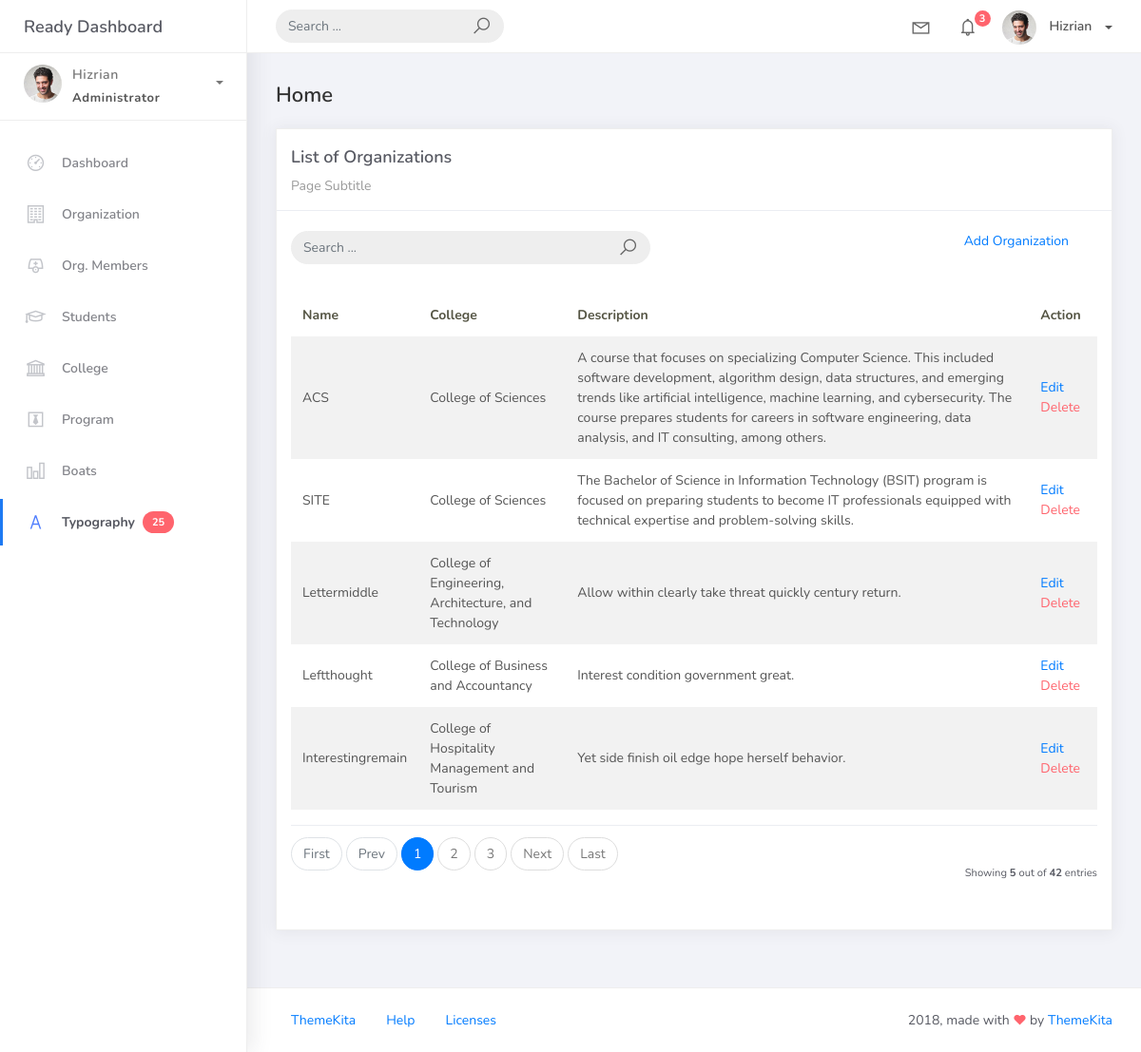
Before: /organization_list with the older database file.
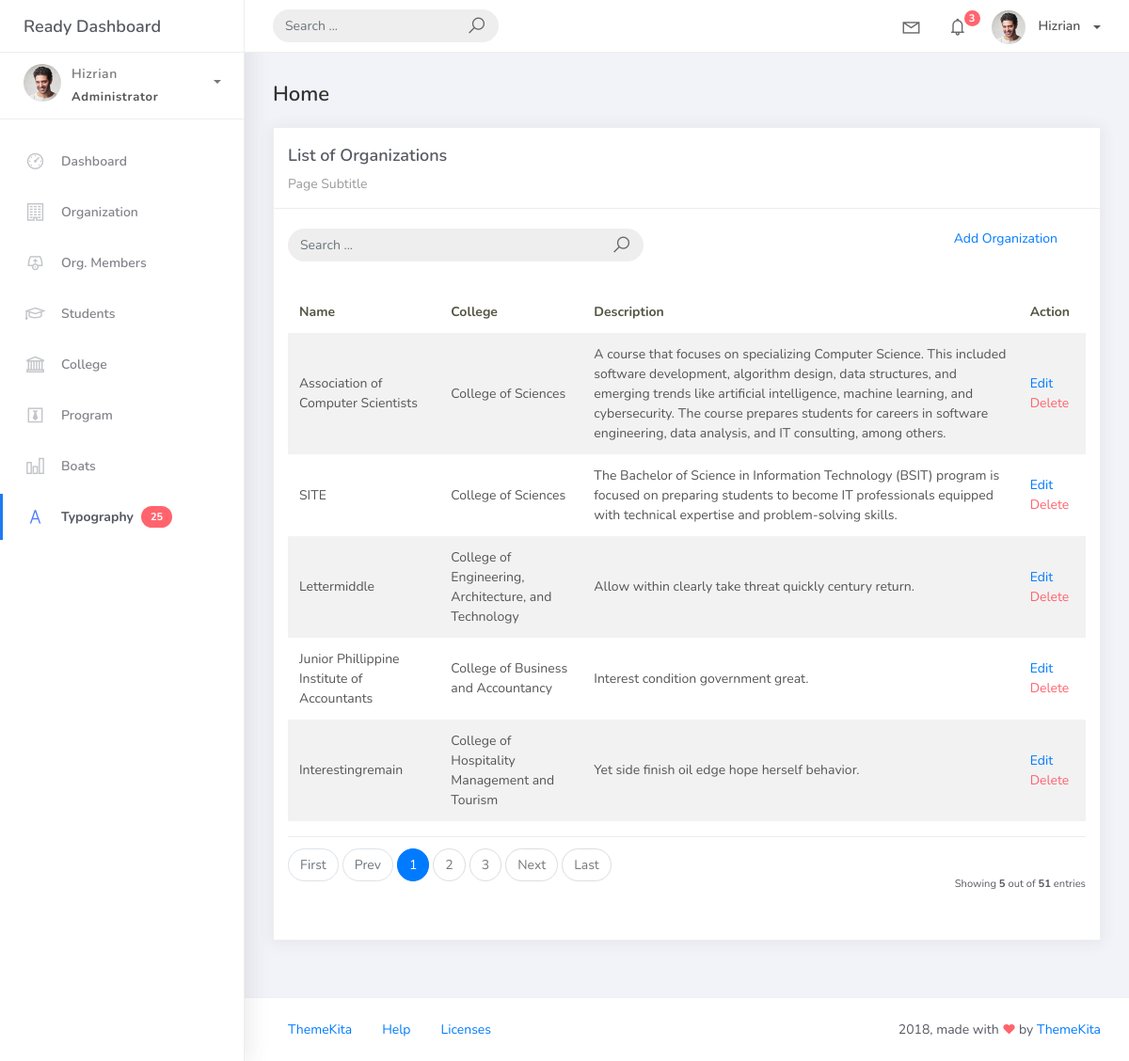
After: the same page with the newer database file.
### studentorg/models.py (models this page shows, shortened)
class BaseModels(models.Model):
    created_at = models.DateTimeField(auto_now=True, db_index=True)
    updated_at = models.DateTimeField(auto_now=True)
    class Meta:
        abstract = True

class Organization(BaseModels):
    name = models.CharField(max_length=150)
    college = models.ForeignKey(College, blank=True, on_delete=models.CASCADE)
    description = models.CharField(max_length=500)

class College(BaseModels):
    college_name = models.CharField(max_length=150)
    def __str__(self):
        return self.college_name

### studentorg/views.py (the view)
# urls.py: path('organization_list', OrganizationList.as_view(), name='organization-list'),
class OrganizationList(ListView):
    model = Organization
    context_object_name = 'organization'
    template_name = 'org_list.html'
    paginate_by = 5
    def get_queryset(self, *args, **kwargs) -> QuerySet:
        qs = super().get_queryset(*args, **kwargs)
        query = self.request.GET.get("q")
        if query:
            qs = qs.filter(
                Q(name__icontains=query) |
                Q(description__icontains=query)
            )
        return qs

### templates/org_list.html (shortened to what this page needs)
{% extends 'base.html' %}
{% load static %}
{% block content %}
<div class="content">
    <div class="container-fluid">
        <h4 class="page-title">Home</h4>
        <div class="row">
            <div class="col-md-12">
                <div class="card">
                    <div class="card-header">
                        <div class="card-title">List of Organizations</div>
                        <div class="card-category">Page Subtitle</div>
                    </div>
                    <br />
                    <div class="col-md-12 row">
                        <div class="col-md-6">
                            <form class="navbar-left navbar-form nav-search mr-md-3" action="{% url 'organization-list' %}">
                                <div class="input-group">
                                    <input type="text" placeholder="Search ..." class="form-control" name="q" />
                                    <div class="input-group-append">
                                        <span class="input-group-text">
                                            <i class="la la-search search-icon"></i>
                                        </span>
                                    </div>
                                </div>
                            </form>
                        </div>
                        <div class="col-md-6">
                            <div class="pull-right">
                                <a href="{% url 'organization-add' %}">Add Organization</a>
                            </div>
                        </div>
                    </div>
                    <div class="card-body">
                        <table class="table table-striped mt-3">
                            <thead>
                                <tr>
                                    <th scope="col">Name</th>
                                    <th scope="col">College</th>
                                    <th scope="col">Description</th>
                                    <th scope="col">Action</th>
                                </tr>
                            </thead>
                            <tbody>
                                {% for object in object_list %}
                                <tr>
                                    <td>{{ object.name }}</td>
                                    <td>{{ object.college }}</td>
                                    <td>{{ object.description }}</td>
                                    <td>
                                        <a href="organization_list/{{object.id}}">Edit</a>
                                        <a href="organization_list/{{object.id}}/delete" class="text-danger">Delete</a>
                                    </td>
                                </tr>
                                {% empty %}
                                <tr>
                                    <td colspan="4" style="text-align: center;">
                                        <p class="text-sm font-weight-bold mb-0">No Records Found</p>
                                    </td>
                                </tr>
                                {% endfor %}
                            </tbody>
                        </table>
                        {% include 'includes/pagination.html' %}
                    </div>
                </div>
            </div>
        </div>
    </div>
</div>
{% endblock %}

### templates/base.html (shortened to what this page needs)
{% load static %}
<!DOCTYPE html>
<html lang="en">
<head>
    <link rel="stylesheet" href="{% static 'css/bootstrap.min.css' %}">
    <link rel="stylesheet" href="{% static 'css/ready.css' %}">
    <link rel="stylesheet" href="{% static 'css/demo.css' %}">
<body>
    <div class="wrapper">
        <div class="main-header">
            <div class="logo-header">
                <a href="index.html" class="logo">
                    Ready Dashboard
                </a>
            </div>
            <nav class="navbar navbar-header navbar-expand-lg">
                <div class="container-fluid">
                    <form class="navbar-left navbar-form nav-search mr-md-3" action="">
                        <div class="input-group">
                            <input type="text" placeholder="Search ..." class="form-control" aria-label="Search">
                            <div class="input-group-append">
                                <span class="input-group-text">
                                    <i class="la la-search search-icon"></i>
                                </span>
                            </div>
                        </div>
                    </form>
                    <ul class="navbar-nav topbar-nav ml-md-auto align-items-center">
                        <li class="nav-item dropdown hidden-caret">
                            <a class="nav-link dropdown-toggle" href="#" id="navbarDropdown" role="button" data-toggle="dropdown" aria-haspopup="true" aria-expanded="false" title="Messages">
                                <i class="la la-envelope"></i>
                            </a>
                        </li>
                        <li class="nav-item dropdown hidden-caret">
                            <a class="nav-link dropdown-toggle" href="#" id="navbarDropdown" role="button" data-toggle="dropdown" aria-haspopup="true" aria-expanded="false" title="Notifications">
                                <i class="la la-bell"></i>
                                <span class="notification">3</span>
                            </a>
                        </li>
                        <li class="nav-item dropdown">
                            <a class="dropdown-toggle profile-pic" data-toggle="dropdown" href="#" aria-expanded="false" title="User  Profile">
                                <img src="{% static 'img/profile.jpg' %}" alt="Profile of Hizrian" width="36" class="img-circle">
                                <span>Hizrian</span>
                            </a>
                        </li>
                    </ul>
                </div>
            </nav>
        </div>
        <div class="sidebar">
            <div class="scrollbar-inner sidebar-wrapper">
                <div class="user">
                    <div class="photo">
                        <img src="{% static 'img/profile.jpg' %}" alt="Profile of Hizrian">
                    </div>
                    <div class="info">
                        <a class="" data-toggle="collapse" href="#collapseExample" aria-expanded="true" title="User  Menu">
                            <span>
                                Hizrian
                                <span class="user-level">Administrator</span>
                                <span class="caret"></span>
                            </span>
                        </a>
                    </div>
                </div>
                <ul class="nav">
                        <li class="nav-item">
                            <a class="nav-link" href="{% url 'chart_view' %}">
                                <i class="la la-dashboard"></i>
                                <span>Dashboard</span>
                            </a>
                        </li>
                        <li class="nav-item">
                            <a class="nav-link" href="{% url 'organization-list' %}">
                                <i class="la la-building-o"></i>
                                <span>Organization</span>
                            </a>
                        </li>
                        <li class="nav-item">
                            <a class="nav-link" href="{% url 'orgmember-list' %}">
                                <i class="la la-user-md"></i>
                                <span>Org. Members</span>
                            </a>
                        </li>
                        <li class="nav-item">
                            <a class="nav-link" href="{% url 'student-list' %}">
                                <i class="la la-graduation-cap" aria-hidden="true"></i>
                                <span>Students</span>
                            </a>
                        </li>
                        <li class="nav-item">
                            <a class="nav-link" href="{% url 'college-list' %}">
                                <i class="la la-university"></i>
                                <span>College</span>
                            </a>
                        </li>
                        <li class="nav-item">
                            <a class="nav-link" href="{% url 'program-list' %}">
                                <i class="la la-black-tie"></i>
                                <span>Program</span>
                            </a>
                        </li>
                              <li class="nav-item">
                            <a class="nav-link" href="{% url 'boat-add' %}">
                                <i class="la la-bar-chart"></i>
                                <span>Boats</span>
                            </a>
                        </li>
                        <li class="nav-item active">
                            <a class="nav-link active" href="{% url 'typography' %}">
                                <i class="la la-font"></i>
                                <span>Typography</span>
                                <span class="badge badge-danger ml-2">25</span>
                            </a>
                        </li>
                </ul>
            </div>
        </div>
        <div class="main-panel">
            {% block content %}
            {% endblock %}
            <footer class="footer">
                <div class="container-fluid">
                    <nav class="pull-left">
                        <ul class="nav">
                            <li class="nav-item">
                                <a class="nav-link" href="http://www.themekita.com">
                                    ThemeKita
                                </a>
                            </li>
                            <li class="nav-item">
                                <a class="nav-link" href="#">
                                    Help
                                </a>
                            </li>
                            <li class="nav-item">
                                <a class="nav-link" href="https://themewagon.com/license/#free-item">
                                    Licenses
                                </a>
                            </li>
                        </ul>
                    </nav>
                    <div class="copyright ml-auto">
                        2018, made with <i class="la la-heart heart text-danger"></i> by <a href="http://www.themekita.com">ThemeKita</a>
                    </div>
                </div>
            </footer>
        </div>
    </div>
</body>
</html>

### templates/includes/pagination.html (shortened to what this page needs)
{% if is_paginated %}
<div class="card-footer px-0 border-0 d-flex flex-column flex-lg-row align-items-center justify-content-between mt-3">
    <nav aria-label="Topics pagination" class="mb-4">
        <ul class="pagination">
            {% if page_obj.number > 1 %}
                <li class="page-item">
                    <a class="page-link" href="?page=1">First</a>
                </li>
            {% else %}
                <li class="page-item disabled">
                    <span class="page-link">First</span>
                </li>
            {% endif %}
            {% if page_obj.has_previous %}
                <li class="page-item">
                    <a class="page-link" href="?page={{ page_obj.previous_page_number }}">Prev</a>
                </li>
            {% else %}
                <li class="page-item disabled">
                    <span class="page-link">Prev</span>
                </li>
            {% endif %}
            {% for page_num in paginator.page_range %}
                {% if page_obj.number == page_num %}
                    <li class="page-item active">
                        <span class="page-link">
                            {{ page_num }}
                        </span>
                    </li>
                {% elif page_num > page_obj.number|add:'-3' and page_num < page_obj.number|add:'3' %}
                    <li class="page-item">
                        <a class="page-link" href="?page={{ page_num }}">{{ page_num }}</a>
                    </li>
                {% endif %}
            {% endfor %}
            {% if page_obj.has_next %}
                <li class="page-item">
                    <a class="page-link" href="?page={{ page_obj.next_page_number }}">Next</a>
                </li>
            {% else %}
                <li class="page-item disabled">
                    <span class="page-link">Next</span>
                </li>
            {% endif %}
            {% if page_obj.number != paginator.num_pages %}
                <li class="page-item">
                    <a class="page-link" href="?page={{ paginator.num_pages }}">Last</a>
                </li>
            {% else %}
                <li class="page-item disabled">
                    <span class="page-link">Last</span>
                </li>
            {% endif %}
        </ul>
    </nav>
    <div class="fw-normal small mt-4 mt-lg-0">
        Showing <b>{{ object_list.count }}</b> out of <b>{{ paginator.count }}</b> entries
    </div>
</div>
{% endif %}

Changed rows visible on the page:
removed Organization: name "ACS", college "College of Sciences", description "A course that focuses on specializing Computer Science. This included software development, algorithm design, data structures, and emerging trends like artificial intelligence, machine learning, and cybersecurity. The course prepares students for careers in software engineering, data analysis, and IT consulting, among others."
removed Organization: name "Leftthought", college "College of Business and Accountancy", description "Interest condition government great."
added Organization: name "Association of Computer Scientists", college "College of Sciences", description "A course that focuses on specializing Computer Science. This included software development, algorithm design, data structures, and emerging trends like artificial intelligence, machine learning, and cybersecurity. The course prepares students for careers in software engineering, data analysis, and IT consulting, among others."
added Organization: name "Junior Phillippine Institute of Accountants", college "College of Business and Accountancy", description "Interest condition government great."
Other visible differences:
{{ paginator.count }}: "42" → "51"
